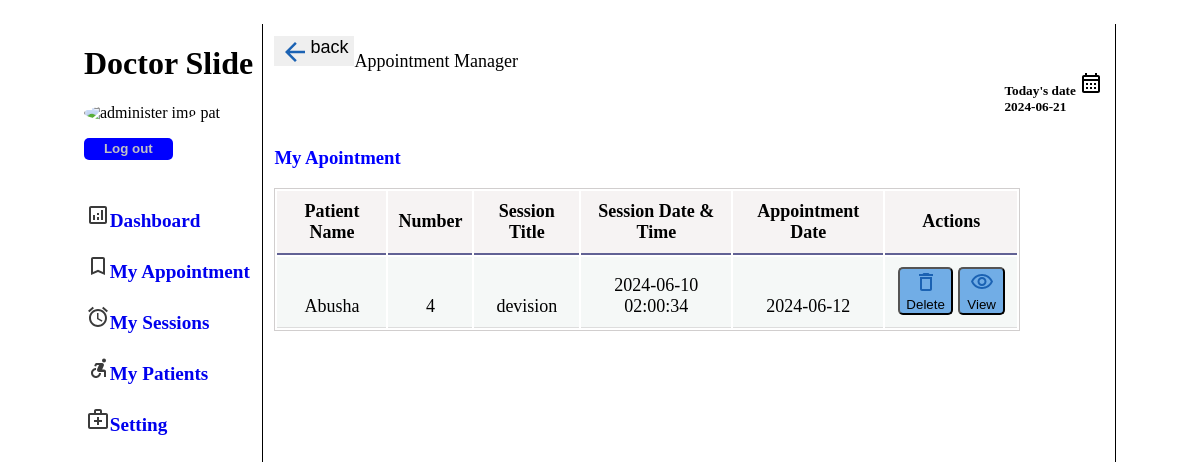
Page /DoctorPhp/apointment.php (signed in) on the committed database.
### tables this page shows
CREATE TABLE `appointment` (
  `name` varchar(255) NOT NULL,
  `apo_num` int(255) NOT NULL,
  `doc_name` varchar(255) NOT NULL,
  `title` varchar(255) NOT NULL,
  `date` date NOT NULL,
  `time` time NOT NULL,
  `apo_date` date NOT NULL,
  `id` int(4) NOT NULL
);

### DoctorPhp/apointment.php (the view, shortened to what this page needs)
<!DOCTYPE html>
<html lang="en">
<head>
    <link rel="stylesheet" type="text/css" href="../DoctorCss/index.css">
    <link rel="stylesheet" type="text/css" href="../CSS/style.css">
</head>
<body>
    <?php include ("sidebar.php")?>
    <div class="main-part">
        <div class="Appointments">
            <div class="topTitle">
                <div><a href="DashBourd.php"> <button class="backImg"><img src="../images//icons/back-iceblue.svg"
                                class="backImg">back</button></a><span class="set">Appointment Manager</span> </div>
                <div class="todaysDate">
                    <h5>
                        <p id="today-date">Today's date <img src="../img/calendar.svg" alt=""><br>
                            <?php  date_default_timezone_set('Asia/Kolkata');
                             $today = date('Y-m-d');
                            echo $today;
                            ?>
                        </p>
                    </h5>
                </div>
            </div>
            <h3>My Apointment</h3>
            <div class="apointTable">
                <?php
include("../connection.php");
$sql = "SELECT *FROM appointment ";
$result = mysqli_query($conn, $sql);
if ($result->num_rows > 0) {
    echo '<table>
    <tr>
   <th>Patient Name</th>
    <th>Number</th>
    <th>Session Title</th>
   <th>Session Date & Time</th>
   <th>Appointment Date</th>
   <th>Actions</th>
   </tr>';
    while($row = $result->fetch_assoc()) {
        echo "<tr>
        <td>" . $row["name"] . "</td>
       <td>" . $row["apo_num"] . "</td>
        <td>" . $row["title"] . "</td>
       <td>" . $row["date"] ." ".  $row["time"]."</td>
      <td>" . $row["apo_date"] . "</td>
       <td class=\"tdforflex\">
            <div class=\"form-button\">
                <form action=\"DeletApointment.php\" method=\"post\">
                    <input type=\"hidden\" name=\"id\" value=\"" . $row["id"] . "\">
                    <button type=\"submit\" class=\"deletebutton\" >
                        <img src=\"../images/icons/delete-iceblue.svg\"  value=\"Delete\">Delete
                    </button>
                </form>
            </div>
            <div class=\"form-button\">
                <form action=\"viewApointment.php\" method=\"post\">
                    <input type=\"hidden\" name=\"id\" value=\"" . $row["id"] . "\">
                    <button type=\"submit\" class=\"viewbutton\">
                        <img src=\"../images/icons/view-iceblue.svg\" value=\"View\">View
                    </button>
                </form>
            </div>
        </td>
        </tr>";
    }
    echo "</table>";
} else {
    echo "No results found.";
}
?>
            </div>
        </div>
    </div>
</body>
</html>

### DoctorCss/index.css (style rules this page uses)
a { text-decoration: none; }
body { overflow-x: hidden; }
th, td { padding: 10px; font-size: large; }
.backImg { display: inline-flex; border: none; height: 30px; font-size: large; }
.topTitle { display: flex; justify-content: space-between; }
.set { font-size: large; }
.Appointments, .table, .apointTable { display: block; width: 100%; flex-wrap: nowrap; }
.tdforflex { display: flex; }
.deletebutton, .viewbutton { border-radius: 5px; height: auto; padding: 1px; margin-left: 1%; background-color: #71ade6; }

### CSS/style.css (style rules this page uses)
body { justify-content: center; display: flex; margin-top: 2%; }
.main-part { width: 70%; padding: 1%; border-right: 1px solid black; }
#today-date { float: right; }
table { border: 1px solid rgb(209 206 206); padding-top: 0%; width: 90%; margin-top: 1%; }
th { border-bottom: 2px solid rgb(97 97 148); }
tr { text-align: center; width: 85%; border-bottom: 1px solid rgb(12 0 0); }
td { border-bottom: 1px solid #ddd; height: 50px; vertical-align: bottom; }
tr:nth-child(even) { background-color: #f4f8f6e2; }
tr:nth-child(odd) { background-color: rgb(246, 243, 243); }
.form-button, .schedule-form-button { display: flex; }
.form-button button { width: 90%; }
h3 { color: blue; }

### rows in the picture
appointment: name "Abusha", apo_num "4", title "devision", date "2024-06-10", time "02:00:34", apo_date "2024-06-12"

### other values in the picture
$user "pat"
